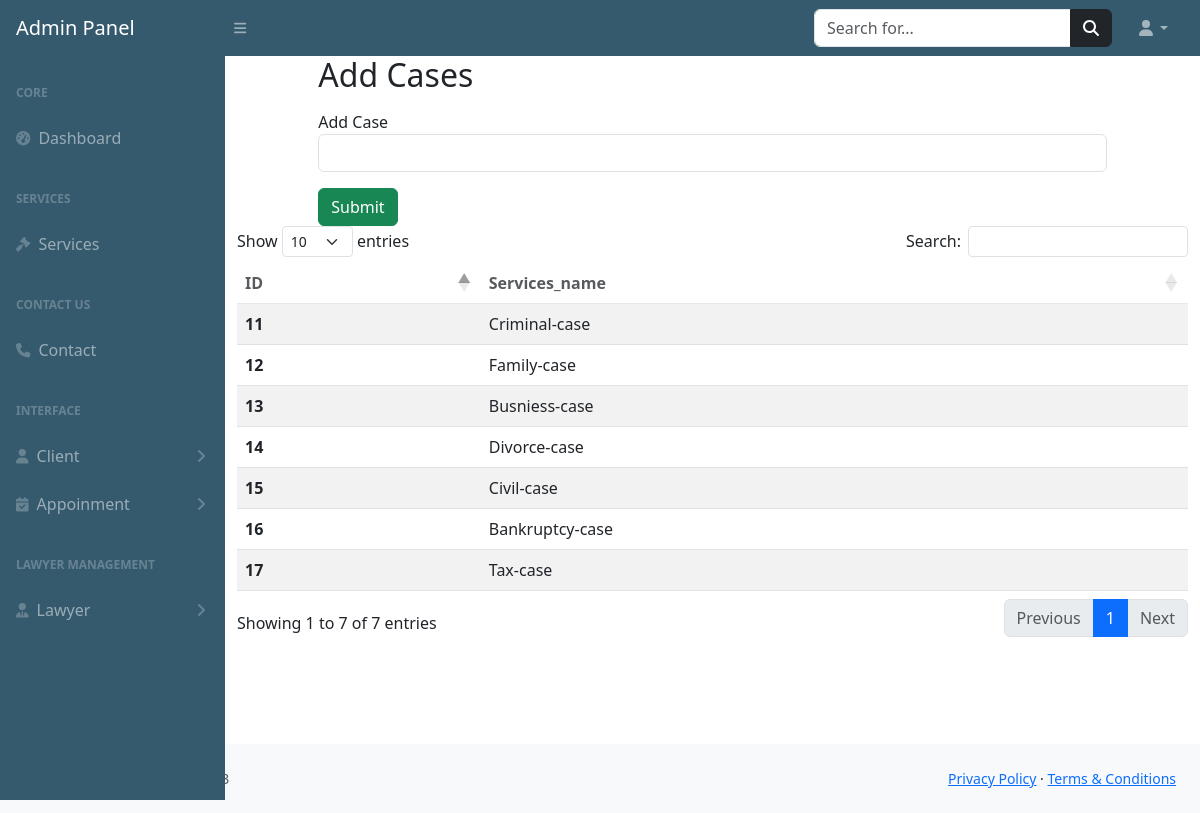
The app's page /admin-panel/services.php (signed in) with its own data.
### tables this page shows
CREATE TABLE `cases` (
  `cid` int(255) NOT NULL,
  `case_name` varchar(255) NOT NULL
);

### admin-panel/services.php (the view, shortened to what this page needs)
<?php
include ("includes/header.php");
include ("includes/topbar.php");
include ("includes/sidebar.php");
include("../config.php");
?>
<div class="container">
  <div class="row justify-content-center">
  <div class="col-xl-10 col-lg-12 col-md-9">
    <form action="<?php echo $_SERVER['PHP_SELF'];?>" method="POST">
    <h2 class="mb-3">Add Cases</h2>
        <div class="form-group">
          <label for="case">Add Case</label>
          <input type="text" id="case" name="addcase" class="form-control mb-3" required>
          <input type="submit" name="btncase" class="w-10 btn btn-success" placeholder="Enter case">
        </div>
    </form>
    </div>
  </div>
  <?php
  $service="SELECT*FROM `cases`";
  $run=mysqli_query($connection,$service);
  if (mysqli_num_rows($run)>0) {
  ?>
  <table id="example" class="table table-striped" style="width:100%">
        <thead class="bg-warning p-2 text-dark bg-opacity-10" style="opacity: 75%;">
            <tr>
            <th scope="col">ID</th>
            <th scope="col">Services_name</th>
            </tr>
        </thead>
        <tbody>
            <?php
                while ($data=mysqli_fetch_assoc($run)){
            ?>
            <tr>
            <th scope="row"><?php echo $data['cid']?></th>
            <td><?php echo $data['case_name']?></td>
        </tr>
       <?php
}
}
            ?>
        </tbody>
    </table>
    </div>
</div>
</div>
<?php
include("includes/footer.php");
?>
</body>
</html>

### records on screen
cases: cid "11", case_name "Criminal-case"
cases: cid "12", case_name "Family-case"
cases: cid "13", case_name "Busniess-case"
cases: cid "14", case_name "Divorce-case"
cases: cid "15", case_name "Civil-case"
cases: cid "16", case_name "Bankruptcy-case"
cases: cid "17", case_name "Tax-case"
